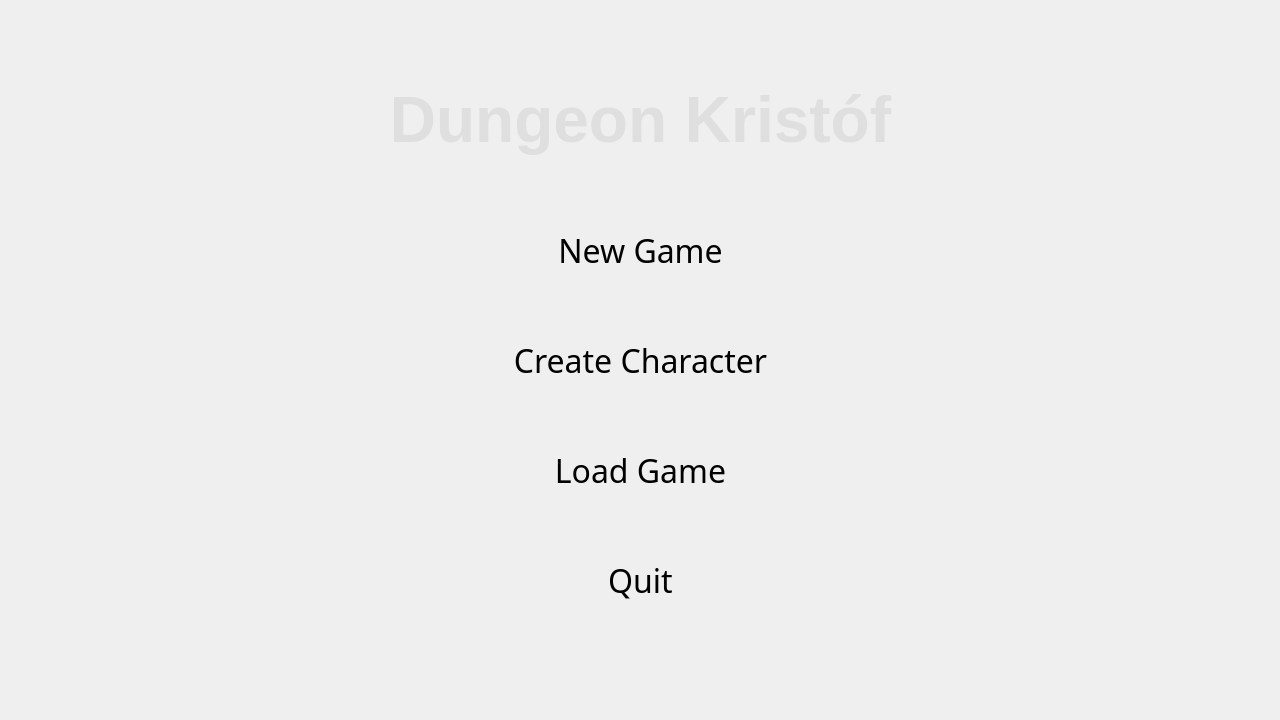
<?xml version="1.0" encoding="UTF-8"?>
<ui version="4.0">
 <class>MainWindow</class>
 <widget class="QMainWindow" name="MainWindow">
  <property name="geometry">
   <rect>
    <x>0</x>
    <y>0</y>
    <width>1280</width>
    <height>720</height>
   </rect>
  </property>
  <property name="minimumSize">
   <size>
    <width>1280</width>
    <height>720</height>
   </size>
  </property>
  <property name="maximumSize">
   <size>
    <width>1280</width>
    <height>720</height>
   </size>
  </property>
  <property name="windowTitle">
   <string>Dungeon Kristóf</string>
  </property>
  <property name="autoFillBackground">
   <bool>false</bool>
  </property>
  <property name="styleSheet">
   <string notr="true"/>
  </property>
  <widget class="QWidget" name="viewportWidget">
   <property name="styleSheet">
    <string notr="true">QWidget#viewportWidget{	
	background-image: url(:/resources/img/backgrounds/brick_background.png);
}</string>
   </property>
   <layout class="QGridLayout" name="viewPortLayout">
    <property name="leftMargin">
     <number>0</number>
    </property>
    <property name="topMargin">
     <number>0</number>
    </property>
    <property name="rightMargin">
     <number>0</number>
    </property>
    <property name="bottomMargin">
     <number>0</number>
    </property>
    <property name="spacing">
     <number>0</number>
    </property>
    <item row="0" column="1">
     <spacer name="topSpacer">
      <property name="orientation">
       <enum>Qt::Vertical</enum>
      </property>
      <property name="sizeHint" stdset="0">
       <size>
        <width>0</width>
        <height>0</height>
       </size>
      </property>
     </spacer>
    </item>
    <item row="1" column="0">
     <spacer name="leftSpacer">
      <property name="orientation">
       <enum>Qt::Horizontal</enum>
      </property>
      <property name="sizeHint" stdset="0">
       <size>
        <width>0</width>
        <height>0</height>
       </size>
      </property>
     </spacer>
    </item>
    <item row="1" column="1">
     <widget class="QWidget" name="menuWidget" native="true">
      <property name="minimumSize">
       <size>
        <width>0</width>
        <height>600</height>
       </size>
      </property>
      <layout class="QVBoxLayout" name="menuVLayout">
       <property name="spacing">
        <number>30</number>
       </property>
       <property name="leftMargin">
        <number>0</number>
       </property>
       <property name="topMargin">
        <number>0</number>
       </property>
       <property name="rightMargin">
        <number>0</number>
       </property>
       <property name="bottomMargin">
        <number>40</number>
       </property>
       <item>
        <widget class="QLabel" name="titleLabel">
         <property name="font">
          <font>
           <pointsize>48</pointsize>
           <weight>75</weight>
           <bold>true</bold>
          </font>
         </property>
         <property name="styleSheet">
          <string notr="true">QLabel#titleLabel
{
	color: #dfdfdf;
}</string>
         </property>
         <property name="text">
          <string>Dungeon Kristóf</string>
         </property>
         <property name="alignment">
          <set>Qt::AlignCenter</set>
         </property>
        </widget>
       </item>
       <item>
        <widget class="QPushButton" name="newgameBtn">
         <property name="sizePolicy">
          <sizepolicy hsizetype="Minimum" vsizetype="Preferred">
           <horstretch>0</horstretch>
           <verstretch>0</verstretch>
          </sizepolicy>
         </property>
         <property name="maximumSize">
          <size>
           <width>16777215</width>
           <height>80</height>
          </size>
         </property>
         <property name="font">
          <font>
           <family>Cooper Black</family>
           <pointsize>24</pointsize>
          </font>
         </property>
         <property name="autoFillBackground">
          <bool>false</bool>
         </property>
         <property name="styleSheet">
          <string notr="true">QPushButton[flat=true]{
background-color: rgba(89, 22, 9,200);
color :  #dfdfdf;
border: 4px solid #cdcdcd;
border-radius: 20px;
}

QPushButton:pressed[flat=true]{
background-color: rgba(89, 22, 9,200);
color :  #eef205;
border: 4px solid #eef205;
border-radius: 20px;
}</string>
         </property>
         <property name="text">
          <string>New Game</string>
         </property>
         <property name="flat">
          <bool>true</bool>
         </property>
        </widget>
       </item>
       <item>
        <widget class="QPushButton" name="charcreateBtn">
         <property name="sizePolicy">
          <sizepolicy hsizetype="Minimum" vsizetype="Preferred">
           <horstretch>0</horstretch>
           <verstretch>0</verstretch>
          </sizepolicy>
         </property>
         <property name="maximumSize">
          <size>
           <width>16777215</width>
           <height>80</height>
          </size>
         </property>
         <property name="font">
          <font>
           <family>Cooper Black</family>
           <pointsize>24</pointsize>
          </font>
         </property>
         <property name="autoFillBackground">
          <bool>false</bool>
         </property>
         <property name="styleSheet">
          <string notr="true">QPushButton[flat=true]{
background-color: rgba(89, 22, 9,200);
color :  #dfdfdf;
border: 4px solid #cdcdcd;
border-radius: 20px;
}

QPushButton:pressed[flat=true]{
background-color: rgba(89, 22, 9,200);
color :  #eef205;
border: 4px solid #eef205;
border-radius: 20px;
}</string>
         </property>
         <property name="text">
          <string>Create Character</string>
         </property>
         <property name="flat">
          <bool>true</bool>
         </property>
        </widget>
       </item>
       <item>
        <widget class="QPushButton" name="loadGameBtn">
         <property name="sizePolicy">
          <sizepolicy hsizetype="Minimum" vsizetype="Preferred">
           <horstretch>0</horstretch>
           <verstretch>0</verstretch>
          </sizepolicy>
         </property>
         <property name="maximumSize">
          <size>
           <width>16777215</width>
           <height>80</height>
          </size>
         </property>
         <property name="font">
          <font>
           <family>Cooper Black</family>
           <pointsize>24</pointsize>
          </font>
         </property>
         <property name="autoFillBackground">
          <bool>false</bool>
         </property>
         <property name="styleSheet">
          <string notr="true">QPushButton[flat=true]{
background-color: rgba(89, 22, 9,200);
color :  #dfdfdf;
border: 4px solid #cdcdcd;
border-radius: 20px;
}

QPushButton:pressed[flat=true]{
background-color: rgba(89, 22, 9,200);
color :  #eef205;
border: 4px solid #eef205;
border-radius: 20px;
}</string>
         </property>
         <property name="text">
          <string>Load Game</string>
         </property>
         <property name="flat">
          <bool>true</bool>
         </property>
        </widget>
       </item>
       <item>
        <widget class="QPushButton" name="quitBtn">
         <property name="sizePolicy">
          <sizepolicy hsizetype="Minimum" vsizetype="Preferred">
           <horstretch>0</horstretch>
           <verstretch>0</verstretch>
          </sizepolicy>
         </property>
         <property name="maximumSize">
          <size>
           <width>16777215</width>
           <height>80</height>
          </size>
         </property>
         <property name="font">
          <font>
           <family>Cooper Black</family>
           <pointsize>24</pointsize>
          </font>
         </property>
         <property name="autoFillBackground">
          <bool>false</bool>
         </property>
         <property name="styleSheet">
          <string notr="true">QPushButton[flat=true]{
background-color: rgba(89, 22, 9,200);
color :  #dfdfdf;
border: 4px solid #cdcdcd;
border-radius: 20px;
}

QPushButton:pressed[flat=true]{
background-color: rgba(89, 22, 9,200);
color :  #eef205;
border: 4px solid #eef205;
border-radius: 20px;
}</string>
         </property>
         <property name="text">
          <string>Quit</string>
         </property>
         <property name="flat">
          <bool>true</bool>
         </property>
        </widget>
       </item>
      </layout>
     </widget>
    </item>
    <item row="1" column="2">
     <spacer name="rightSpacer">
      <property name="orientation">
       <enum>Qt::Horizontal</enum>
      </property>
      <property name="sizeHint" stdset="0">
       <size>
        <width>0</width>
        <height>0</height>
       </size>
      </property>
     </spacer>
    </item>
    <item row="2" column="1">
     <spacer name="bottomSpacer">
      <property name="orientation">
       <enum>Qt::Vertical</enum>
      </property>
      <property name="sizeHint" stdset="0">
       <size>
        <width>0</width>
        <height>0</height>
       </size>
      </property>
     </spacer>
    </item>
   </layout>
  </widget>
 </widget>
 <resources/>
 <connections/>
</ui>
